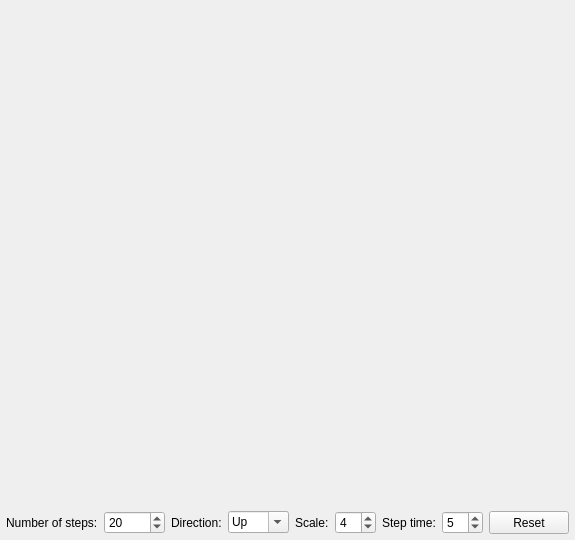
<?xml version="1.0" encoding="UTF-8"?>
<ui version="4.0">
 <class>MainWindow</class>
 <widget class="QMainWindow" name="MainWindow">
  <property name="geometry">
   <rect>
    <x>0</x>
    <y>0</y>
    <width>518</width>
    <height>540</height>
   </rect>
  </property>
  <property name="windowTitle">
   <string>Ant Cellular Automaton</string>
  </property>
  <widget class="QWidget" name="centralWidget">
   <property name="sizePolicy">
    <sizepolicy hsizetype="Preferred" vsizetype="Preferred">
     <horstretch>0</horstretch>
     <verstretch>0</verstretch>
    </sizepolicy>
   </property>
   <layout class="QGridLayout" name="gridLayout_2">
    <property name="leftMargin">
     <number>0</number>
    </property>
    <property name="topMargin">
     <number>0</number>
    </property>
    <property name="rightMargin">
     <number>0</number>
    </property>
    <property name="bottomMargin">
     <number>0</number>
    </property>
    <property name="spacing">
     <number>0</number>
    </property>
    <item row="0" column="0">
     <layout class="QGridLayout" name="gridLayout">
      <property name="sizeConstraint">
       <enum>QLayout::SetMaximumSize</enum>
      </property>
      <property name="leftMargin">
       <number>6</number>
      </property>
      <property name="topMargin">
       <number>6</number>
      </property>
      <property name="rightMargin">
       <number>6</number>
      </property>
      <property name="bottomMargin">
       <number>6</number>
      </property>
      <property name="verticalSpacing">
       <number>6</number>
      </property>
      <item row="2" column="7">
       <widget class="QSpinBox" name="spinBox_3">
        <property name="minimum">
         <number>1</number>
        </property>
        <property name="value">
         <number>5</number>
        </property>
       </widget>
      </item>
      <item row="2" column="4">
       <widget class="QLabel" name="label_3">
        <property name="text">
         <string>Scale:</string>
        </property>
       </widget>
      </item>
      <item row="1" column="0" colspan="9">
       <widget class="AntGameField" name="widget" native="true">
        <property name="sizePolicy">
         <sizepolicy hsizetype="Expanding" vsizetype="Expanding">
          <horstretch>0</horstretch>
          <verstretch>0</verstretch>
         </sizepolicy>
        </property>
       </widget>
      </item>
      <item row="2" column="8">
       <widget class="QPushButton" name="pushButton">
        <property name="sizePolicy">
         <sizepolicy hsizetype="Minimum" vsizetype="Minimum">
          <horstretch>0</horstretch>
          <verstretch>0</verstretch>
         </sizepolicy>
        </property>
        <property name="text">
         <string>Reset</string>
        </property>
       </widget>
      </item>
      <item row="2" column="2">
       <widget class="QLabel" name="label_2">
        <property name="text">
         <string>Direction:</string>
        </property>
       </widget>
      </item>
      <item row="2" column="1">
       <widget class="QSpinBox" name="spinBox">
        <property name="sizePolicy">
         <sizepolicy hsizetype="Minimum" vsizetype="Minimum">
          <horstretch>0</horstretch>
          <verstretch>0</verstretch>
         </sizepolicy>
        </property>
        <property name="minimumSize">
         <size>
          <width>0</width>
          <height>0</height>
         </size>
        </property>
        <property name="minimum">
         <number>1</number>
        </property>
        <property name="maximum">
         <number>99999</number>
        </property>
        <property name="singleStep">
         <number>1</number>
        </property>
        <property name="value">
         <number>20</number>
        </property>
       </widget>
      </item>
      <item row="2" column="0">
       <widget class="QLabel" name="label">
        <property name="sizePolicy">
         <sizepolicy hsizetype="Preferred" vsizetype="Preferred">
          <horstretch>0</horstretch>
          <verstretch>0</verstretch>
         </sizepolicy>
        </property>
        <property name="text">
         <string>Number of steps:</string>
        </property>
       </widget>
      </item>
      <item row="2" column="5">
       <widget class="QSpinBox" name="spinBox_2">
        <property name="minimum">
         <number>1</number>
        </property>
        <property name="maximum">
         <number>10</number>
        </property>
        <property name="value">
         <number>4</number>
        </property>
       </widget>
      </item>
      <item row="2" column="3">
       <widget class="QComboBox" name="comboBox">
        <property name="sizePolicy">
         <sizepolicy hsizetype="Preferred" vsizetype="Fixed">
          <horstretch>0</horstretch>
          <verstretch>0</verstretch>
         </sizepolicy>
        </property>
        <property name="editable">
         <bool>true</bool>
        </property>
        <item>
         <property name="text">
          <string>Up</string>
         </property>
        </item>
        <item>
         <property name="text">
          <string>Down</string>
         </property>
        </item>
        <item>
         <property name="text">
          <string>Left</string>
         </property>
        </item>
        <item>
         <property name="text">
          <string>Right</string>
         </property>
        </item>
       </widget>
      </item>
      <item row="2" column="6">
       <widget class="QLabel" name="label_4">
        <property name="text">
         <string>Step time:</string>
        </property>
       </widget>
      </item>
     </layout>
    </item>
   </layout>
  </widget>
 </widget>
 <layoutdefault spacing="6" margin="11"/>
 <customwidgets>
  <customwidget>
   <class>AntGameField</class>
   <extends>QWidget</extends>
   <header>AntGameField.h</header>
   <container>1</container>
  </customwidget>
 </customwidgets>
 <resources/>
 <connections/>
</ui>
